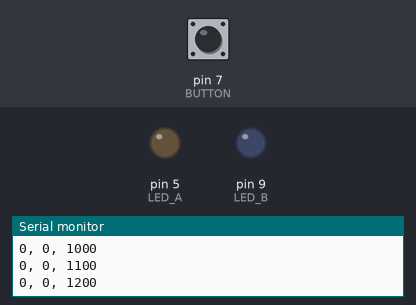
This sketch was run on a simulated Arduino Uno, built with avr-gcc and run on an emulated ATmega328P. On the bench: output pins drawn as LEDs (lit = HIGH), the last lines printed to the serial monitor. Dashed ring = blinking. The inputs (shaded band) are chosen by the test bench; at power-on: pin 7 (BUTTON) HIGH.

Above: at 1.2 s.
1.3 s: pin 7 (BUTTON) pulled LOW for 0.15 s
At 2.3 s:
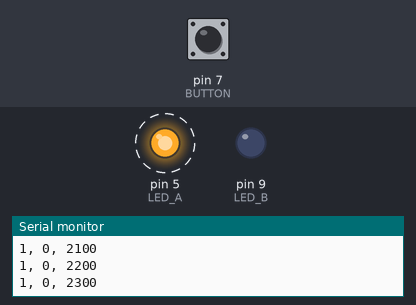
Timing chart, 0 to 10.4 s (numbered marks = the images above; inputs shaded):
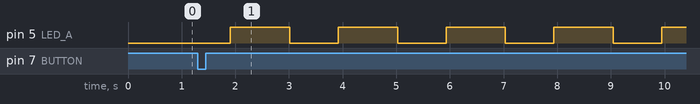

Measured:
- after the input at 1.3 s, pin 5 (LED_A): alternates HIGH for 1.1 s and LOW for 0.90 s, starting after 0.61 s

The sketch:

Switch_LED.ino
```cpp
#define BUTTON 7
#define LED_A 5
#define LED_B 9
#define sample_rate 100
#define State_blink_A 1
#define State_blink_AB 2

int buttonState = LOW;
long count = 0;
int click_count = 0;
int press_count = 0;

int prev_click_type = 0;

byte previous = 0;
byte hold_state = 0;
int hold_time = 0;

void setup() {
  Serial.begin(9600);
  pinMode(BUTTON, INPUT_PULLUP);
  pinMode(LED_A, OUTPUT);
  pinMode(LED_B, OUTPUT);
}

void loop() {
  count++;

  byte current =  digitalRead(BUTTON);

  int click_type = press_type(current);

  if (previous - current == 1) {
    count = 0;
    previous == current;
  }

  if (prev_click_type - click_type == 1) {
      click_count++;
    } else if (prev_click_type - click_type == 2) {
      press_count++;
    }

  long time_elaps = count*sample_rate;

   Serial.println(String(click_count) + ", " + String(press_count) + ", " + String(time_elaps));

  if (click_count % 2 != 0) {
    short_press(time_elaps);
    press_count = 0;
  } else if (press_count % 2 != 0) {
    long_press(time_elaps);
    click_count = 0;
  } else {
    digitalWrite(LED_A, LOW);
    digitalWrite(LED_B, LOW);
  }

  prev_click_type = click_type;

  delay(sample_rate);
}

int press_type (byte current){
  long click_elaps = hold_time*sample_rate;
  if (current == LOW) {
    hold_time++;
    if (click_elaps<=400) {
      return 1;
    } else {
      return 2;
    }
  } else {
    hold_time = 0;
    return 0;
  }
}

void short_press(int time_elaps){
  if ((time_elaps % 2000) <= 1000){
    digitalWrite(LED_A, HIGH);
  } else {
    digitalWrite(LED_A, LOW);
  }
}

void long_press(int time_elaps){
  if ((time_elaps % 1000) <= 500){
    digitalWrite(LED_A, HIGH);
    digitalWrite(LED_B, LOW);
  } else {
    digitalWrite(LED_A, LOW);
    digitalWrite(LED_B, HIGH);
  }
}
```
